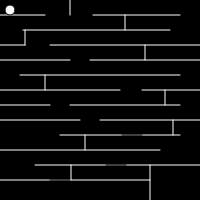
Frame 1 (no input)
Frame 60 (no input): identical to frame 1, image omitted
Frame 120 (the mouse pressed at the canvas centre since frame 60): identical to frame 1, image omitted

The p5.js sketch that drew this single still picture (run headless with seeded random() and noise() and a simulated clock; from frame 60 on, the mouse is pressed at the canvas centre):

// p5.js sketch
// ── sketch.js
var x =10
var y = 10
var d = 10
var safe
var colorCheck;


function setup() {
    createCanvas(200, 200);
		safe = true
}


//BALL MOVE//

function draw(){
    background("black");
    

	fill("white")
	// text(mouseX, 10, 10);
  // text(mouseY, 10, 20);
	
	stroke(255);
	line(0, 15, 45, 15);
	line(23, 30, 170, 30);
	line(50, 45, 200, 45);
	line(0, 60, 70, 60);
	line (200, 60, 90, 60);
	line(20, 75, 180, 75);
	line(0, 90, 120, 90);
	line(70, 105, 180, 105); 
	line(50, 105, 0, 105);
	line(200, 120, 100, 120);
	line(0, 120, 80, 120);
	line(60, 135, 180, 135); 
	line(0, 150, 160, 150);
	line(200, 165, 35, 165);
	line(0, 180, 150, 180);
	line(70, 0, 70, 15);
	line(125, 30, 125, 15); 
	line (93, 15, 180, 15);
	line(0, 45, 25, 45);
	line (25, 45, 25, 30);
	line (145, 45, 145, 60);
	line(45, 75, 45, 90);
	line(200, 90, 142, 90);
	line(165, 90, 165, 105);
	line(173, 120, 173, 135)
	line(85, 135, 85, 150);
	line(150, 165, 150, 200);
	line(71, 165, 71, 180)
	
	stroke(0);
	line(122, 135, 142, 135);
	line(106, 165, 126, 165);
	line(70, 180, 50, 180);


	if (keyIsPressed){
		if (keyCode == LEFT_ARROW){
				colorCheck = get(x, y);
				print(colorCheck);
				if(colorCheck[0] == 0) {
					x--;
				} else {
					x+=3;
				}
		}
		
		if (keyCode == RIGHT_ARROW){
				colorCheck = get(x, y);
				print(colorCheck);
				if(colorCheck[0] == 0) {
					x++;
				}

		}
		if(keyCode == UP_ARROW){
				colorCheck = get(x, y);
				print(colorCheck);
				if(colorCheck[0] == 0) {
					y--;
				}
		}
		
		if (keyCode == DOWN_ARROW){
				colorCheck = get(x, y);
				print(colorCheck);
				if(colorCheck[0] == 0) {
					y++;
				}
		}
}

ellipse(x, y, d);


}


//function keyPressed() {
   // if(key == "") 
   //     print("space pressed")
//}
